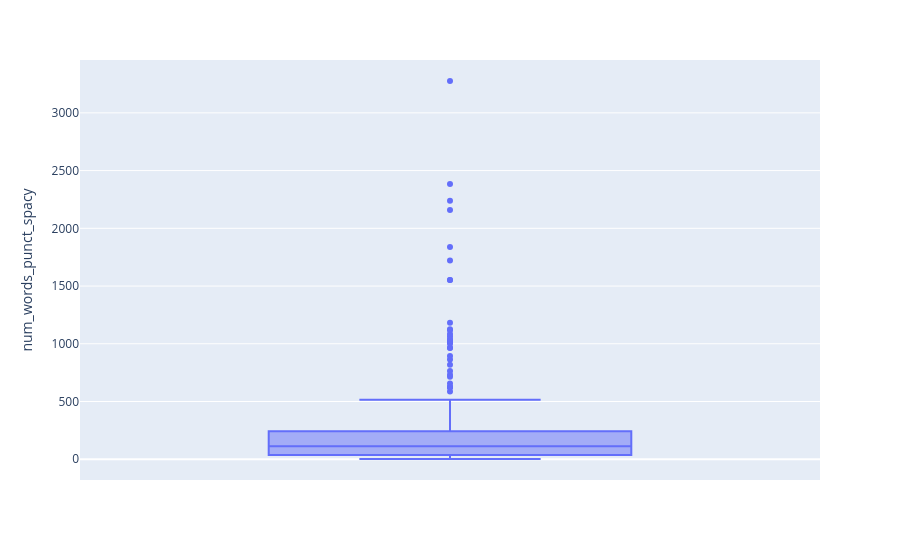

The code cell stored with this chart in its notebook:
### Code cell
box_plot.show()

### Figure 1 — Plotly figure (JSON) as saved in the notebook; plotly's stock layout.template omitted (floating-point values rounded to 4 significant figures; data arrays with more than 128 entries replaced by an {"elided": "..."} marker saying what was removed)
{"data": [{"alignmentgroup": "True", "boxpoints": "outliers", "customdata": {"elided": "526x1 str values"}, "hovertemplate": "num_words_punct_spacy=%{y}<br>id=%{customdata[0]}<extra></extra>", "legendgroup": "", "marker": {"color": "#636efa"}, "name": "", "notched": false, "offsetgroup": "", "orientation": "v", "showlegend": false, "type": "box", "x0": " ", "xaxis": "x", "y": {"elided": "526 int values"}, "y0": " ", "yaxis": "y"}], "layout": {"boxmode": "group", "legend": {"tracegroupgap": 0}, "margin": {"t": 60}, "xaxis": {"anchor": "y", "domain": [0, 1]}, "yaxis": {"anchor": "x", "domain": [0, 1], "title": {"text": "num_words_punct_spacy"}}}}
